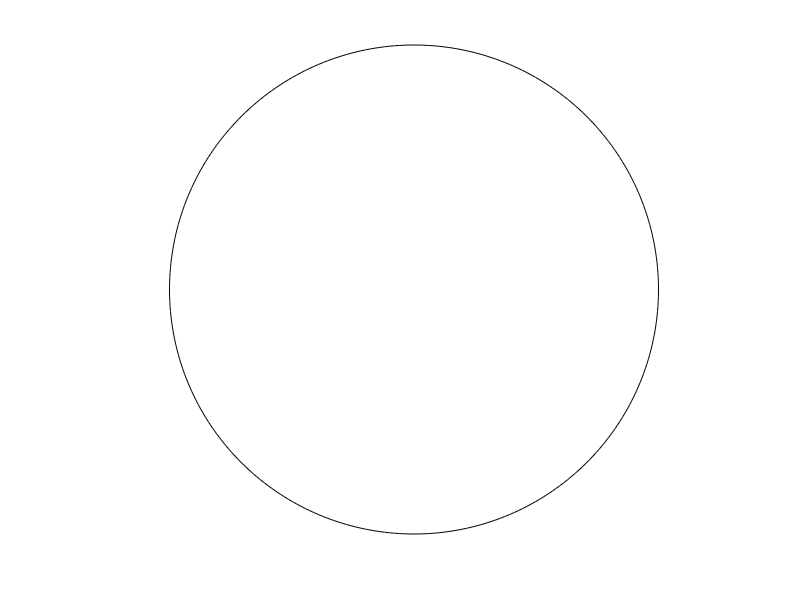

MATLAB code to generate this figure:
function pcircle (xo,yo,radius,npoints,angle,ifill,color)
%
% Function PCIRCLE plots a circle as polygon.
%
% pcircle(xo,yo,radius,npoints,angle,ifill,color)
%
% xo,yo   = coordinates of center (def = 0,0)
% radius  = length of radius (def = 1)
% npoints = number of points on circle (def = circle)
% angle   = rotation of starting point in degrees (def = top)
% ifill   = fill circle ('n' --> no, 'y' --> yes) (def = no)
% color   = color as in function plot ('k','b','r',...) (def = black)
%
% author: n.deichmann, geophysics, eth-z, 2006/05/08.
% 
if nargin < 7, color = 'k'; end
if nargin < 6, ifill = 'n'; end
if nargin < 5, angle = 0;   end
if nargin < 4, npoints = 0; end
if nargin < 3, radius = 1;  end
if nargin < 2, yo = 0;      end
if nargin < 1, xo = 0;      end
%
resolution = 0.02;
if radius==0, radius = 1; end
if npoints == 0, npoints = round(radius * 2*pi/resolution); end
if npoints > 360, npoints = 360; end
n = npoints;
if n<3, error ('n < 3, no plot'), end
phi0 = pi/2 + angle*pi/180;
%
phi  = linspace(phi0,phi0+2*pi,n+1);
x = xo + radius * cos(phi);
y = yo + radius * sin(phi);
if ifill == 'y'
  fill (x,y,color)
else
  plot (x,y,color)
end  
axis equal off